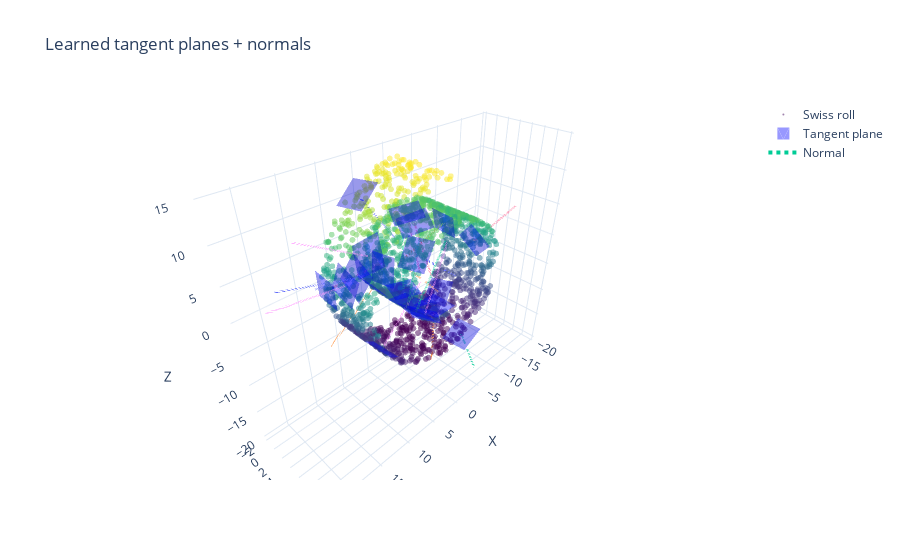

The cell this chart's notebook holds for it:
### Code cell
from src.generate_data import generate_dataset
from src.manifold_learning import estimate_tangent_normal_knn_pca
from src.make_plots import plot_swiss_with_local_frames_3d

# 1. Generate swiss roll in 3D
data = generate_dataset(
    name="swiss_roll",
    n_samples=2000,
    embed_dim=3,
    noise_sigma=0.0,
    random_state=0,
)

X = data["X"]  # (N, 3)

# 2. Estimate local tangent/normal frames via KNN + PCA
frames = estimate_tangent_normal_knn_pca(
    X,
    intrinsic_dim=2,   # swiss roll is 2D
    n_neighbors=32,
    include_self=True,
)

# 3. Plot swiss roll with tangent planes and normals
fig = plot_swiss_with_local_frames_3d(
    frames,
    every_n=100,           # draw a frame every 50 points
    plane_scale=2,
    normal_scale=10,
    title="Learned tangent planes + normals",
)
fig.show()

# Metrics for the plane the itself... 
# How accurate is the KNN plane (compare vs true tangent plane)?

### Figure 1 — Plotly figure (JSON) as saved in the notebook; plotly's stock layout.template omitted (floating-point values rounded to 4 significant figures; data arrays with more than 128 entries replaced by an {"elided": "..."} marker saying what was removed)
{"data": [{"marker": {"color": {"elided": "2000 float values"}, "colorscale": [[0, "#440154"], [0.1111, "#482878"], [0.2222, "#3e4989"], [0.3333, "#31688e"], [0.4444, "#26828e"], [0.5556, "#1f9e89"], [0.6667, "#35b779"], [0.7778, "#6ece58"], [0.8889, "#b5de2b"], [1, "#fde725"]], "opacity": 0.5, "size": 2}, "mode": "markers", "name": "Swiss roll", "type": "scatter3d", "x": {"elided": "2000 float values"}, "y": {"elided": "2000 float values"}, "z": {"elided": "2000 float values"}}, {"color": "blue", "i": [0, 1], "j": [1, 2], "k": [2, 3], "name": "Tangent plane", "opacity": 0.4, "showlegend": true, "type": "mesh3d", "x": [-1.206, -1.02, -4.902, -4.716], "y": [11.89, 7.895, 11.65, 7.659], "z": [-10.97, -11.14, -9.459, -9.627]}, {"line": {"dash": "dot", "width": 4}, "mode": "lines", "name": "Normal", "showlegend": true, "type": "scatter3d", "x": [-2.961, -6.755], "y": [9.773, 9.985], "z": [-10.3, -19.55]}, {"color": "blue", "i": [0, 1], "j": [1, 2], "k": [2, 3], "opacity": 0.4, "showlegend": false, "type": "mesh3d", "x": [-8.422, -8.562, -9.582, -9.723], "y": [-1.498, 2.485, -1.861, 2.122], "z": [3.805, 3.469, -0.005202, -0.342]}, {"line": {"dash": "dot", "width": 4}, "mode": "lines", "showlegend": false, "type": "scatter3d", "x": [-9.072, 0.4909], "y": [0.3118, 0.4029], "z": [1.732, -1.19]}, {"color": "blue", "i": [0, 1], "j": [1, 2], "k": [2, 3], "opacity": 0.4, "showlegend": false, "type": "mesh3d", "x": [3.669, 0.365, 1.617, -1.686], "y": [3.551, 5.656, 0.1498, 2.255], "z": [7.02, 7.827, 7.496, 8.303]}, {"line": {"dash": "dot", "width": 4}, "mode": "lines", "showlegend": false, "type": "scatter3d", "x": [0.9912, -1.35], "y": [2.903, 2.955], "z": [7.661, -2.061]}, {"color": "blue", "i": [0, 1], "j": [1, 2], "k": [2, 3], "opacity": 0.4, "showlegend": false, "type": "mesh3d", "x": [10.93, 9.445, 12.31, 10.83], "y": [9.956, 7.214, 7.043, 4.301], "z": [7.344, 9.85, 4.977, 7.483]}, {"line": {"dash": "dot", "width": 4}, "mode": "lines", "showlegend": false, "type": "scatter3d", "x": [10.88, 19.5], "y": [7.129, 7.102], "z": [7.413, 12.49]}, {"color": "blue", "i": [0, 1], "j": [1, 2], "k": [2, 3], "opacity": 0.4, "showlegend": false, "type": "mesh3d", "x": [5.797, 5.934, 6.568, 6.704], "y": [5.702, 1.741, 6.257, 2.296], "z": [4.385, 3.847, 0.4998, -0.03911]}, {"line": {"dash": "dot", "width": 4}, "mode": "lines", "showlegend": false, "type": "scatter3d", "x": [6.251, 16.06], "y": [3.999, 4.072], "z": [2.173, 4.128]}, {"color": "blue", "i": [0, 1], "j": [1, 2], "k": [2, 3], "opacity": 0.4, "showlegend": false, "type": "mesh3d", "x": [6.01, 2.955, 4.645, 1.59], "y": [8.326, 9.988, 4.688, 6.35], "z": [-2.483, -4.46, -3.434, -5.41]}, {"line": {"dash": "dot", "width": 4}, "mode": "lines", "showlegend": false, "type": "scatter3d", "x": [3.8, -1.681], "y": [7.338, 7.209], "z": [-3.947, 4.416]}, {"color": "blue", "i": [0, 1], "j": [1, 2], "k": [2, 3], "opacity": 0.4, "showlegend": false, "type": "mesh3d", "x": [2.234, -1.764, 2.319, -1.679], "y": [9.425, 9.34, 5.426, 5.341], "z": [-4.717, -4.819, -4.706, -4.808]}, {"line": {"dash": "dot", "width": 4}, "mode": "lines", "showlegend": false, "type": "scatter3d", "x": [0.2776, 0.5335], "y": [7.383, 7.36], "z": [-4.763, -14.76]}, {"color": "blue", "i": [0, 1], "j": [1, 2], "k": [2, 3], "opacity": 0.4, "showlegend": false, "type": "mesh3d", "x": [12.8, 12.59, 12.6, 12.39], "y": [2.739, -1.253, 2.601, -1.391], "z": [2.38, 2.529, -1.612, -1.463]}, {"line": {"dash": "dot", "width": 4}, "mode": "lines", "showlegend": false, "type": "scatter3d", "x": [12.59, 2.621], "y": [0.6738, 1.214], "z": [0.4587, 0.9465]}, {"color": "blue", "i": [0, 1], "j": [1, 2], "k": [2, 3], "opacity": 0.4, "showlegend": false, "type": "mesh3d", "x": [12.08, 12.2, 12.69, 12.81], "y": [3.107, 6.978, 2.101, 5.972], "z": [5.412, 4.413, 1.589, 0.5891]}, {"line": {"dash": "dot", "width": 4}, "mode": "lines", "showlegend": false, "type": "scatter3d", "x": [12.45, 22.33], "y": [4.539, 4.626], "z": [3.001, 4.545]}, {"color": "blue", "i": [0, 1], "j": [1, 2], "k": [2, 3], "opacity": 0.4, "showlegend": false, "type": "mesh3d", "x": [8.526, 9.034, 5.308, 5.816], "y": [3.487, -0.4552, 2.816, -1.127], "z": [10.62, 10.17, 12.89, 12.45]}, {"line": {"dash": "dot", "width": 4}, "mode": "lines", "showlegend": false, "type": "scatter3d", "x": [7.171, 1.37], "y": [1.18, 1.349], "z": [11.53, 3.389]}, {"color": "blue", "i": [0, 1], "j": [1, 2], "k": [2, 3], "opacity": 0.4, "showlegend": false, "type": "mesh3d", "x": [1.736, -1.995, 3.178, -0.5536], "y": [-0.9421, 0.4995, 2.789, 4.231], "z": [-4.788, -4.788, -4.809, -4.809]}, {"line": {"dash": "dot", "width": 4}, "mode": "lines", "showlegend": false, "type": "scatter3d", "x": [0.5913, 0.6101], "y": [1.644, 1.693], "z": [-4.799, 5.201]}, {"color": "blue", "i": [0, 1], "j": [1, 2], "k": [2, 3], "opacity": 0.4, "showlegend": false, "type": "mesh3d", "x": [6.057, 6.329, 3.354, 3.626], "y": [-1.875, 2.111, -1.844, 2.141], "z": [-1.47, -1.678, -4.419, -4.627]}, {"line": {"dash": "dot", "width": 4}, "mode": "lines", "showlegend": false, "type": "scatter3d", "x": [4.842, 12.18], "y": [0.1333, -0.7189], "z": [-3.048, -9.784]}, {"color": "blue", "i": [0, 1], "j": [1, 2], "k": [2, 3], "opacity": 0.4, "showlegend": false, "type": "mesh3d", "x": [-0.7463, 2.468, 1.199, 4.413], "y": [4.446, 2.358, 7.858, 5.769], "z": [8.339, 7.196, 7.577, 6.434]}, {"line": {"dash": "dot", "width": 4}, "mode": "lines", "showlegend": false, "type": "scatter3d", "x": [1.834, -1.597], "y": [5.108, 4.968], "z": [7.386, -2.006]}, {"color": "blue", "i": [0, 1], "j": [1, 2], "k": [2, 3], "opacity": 0.4, "showlegend": false, "type": "mesh3d", "x": [8.395, 11.01, 7.327, 9.94], "y": [3.933, 5.415, 7.648, 9.13], "z": [-8.358, -5.717, -9.386, -6.745]}, {"line": {"dash": "dot", "width": 4}, "mode": "lines", "showlegend": false, "type": "scatter3d", "x": [9.167, 2.084], "y": [6.532, 6.448], "z": [-7.552, -0.4938]}, {"color": "blue", "i": [0, 1], "j": [1, 2], "k": [2, 3], "opacity": 0.4, "showlegend": false, "type": "mesh3d", "x": [12.8, 11.73, 12.38, 11.31], "y": [7.357, 8.789, 3.622, 5.053], "z": [2.223, 5.802, 3.593, 7.172]}, {"line": {"dash": "dot", "width": 4}, "mode": "lines", "showlegend": false, "type": "scatter3d", "x": [12.06, 21.64], "y": [6.205, 6.195], "z": [4.698, 7.564]}, {"color": "blue", "i": [0, 1], "j": [1, 2], "k": [2, 3], "opacity": 0.4, "showlegend": false, "type": "mesh3d", "x": [4.439, 3.902, 0.6147, 0.07797], "y": [2.623, 6.586, 2.09, 6.054], "z": [-4.096, -4.149, -5.141, -5.194]}, {"line": {"dash": "dot", "width": 4}, "mode": "lines", "showlegend": false, "type": "scatter3d", "x": [2.258, -0.3484], "y": [4.338, 4.116], "z": [-4.645, 5.007]}, {"color": "blue", "i": [0, 1], "j": [1, 2], "k": [2, 3], "opacity": 0.4, "showlegend": false, "type": "mesh3d", "x": [-7.279, -7.98, -4.408, -5.108], "y": [-0.1625, 3.718, 0.8088, 4.689], "z": [-7.329, -6.656, -9.939, -9.266]}, {"line": {"dash": "dot", "width": 4}, "mode": "lines", "showlegend": false, "type": "scatter3d", "x": [-6.194, 0.5441], "y": [2.263, 2.197], "z": [-8.298, -0.9086]}, {"color": "blue", "i": [0, 1], "j": [1, 2], "k": [2, 3], "opacity": 0.4, "showlegend": false, "type": "mesh3d", "x": [-9.241, -8.691, -9.871, -9.321], "y": [8.781, 5.745, 6.176, 3.14], "z": [1.129, 3.675, -1.84, 0.7055]}, {"line": {"dash": "dot", "width": 4}, "mode": "lines", "showlegend": false, "type": "scatter3d", "x": [-9.281, -19.06], "y": [5.96, 5.942], "z": [0.9175, 3.01]}, {"color": "blue", "i": [0, 1], "j": [1, 2], "k": [2, 3], "opacity": 0.4, "showlegend": false, "type": "mesh3d", "x": [0.3555, 3.183, 2.704, 5.532], "y": [7.883, 5.316, 10.95, 8.384], "z": [-5.521, -4.332, -4.485, -3.296]}, {"line": {"dash": "dot", "width": 4}, "mode": "lines", "showlegend": false, "type": "scatter3d", "x": [2.944, -0.9989], "y": [8.133, 8.048], "z": [-4.409, 4.781]}, {"color": "blue", "i": [0, 1], "j": [1, 2], "k": [2, 3], "opacity": 0.4, "showlegend": false, "type": "mesh3d", "x": [6.155, 3.58, 5.682, 3.106], "y": [6.583, 5.837, 10.51, 9.767], "z": [3.674, 6.643, 4.252, 7.22]}, {"line": {"dash": "dot", "width": 4}, "mode": "lines", "showlegend": false, "type": "scatter3d", "x": [4.631, -2.929], "y": [8.175, 8.225], "z": [5.447, -1.099]}], "layout": {"scene": {"xaxis": {"title": {"text": "X"}}, "yaxis": {"title": {"text": "Y"}}, "zaxis": {"title": {"text": "Z"}}}, "title": {"text": "Learned tangent planes + normals"}}}
